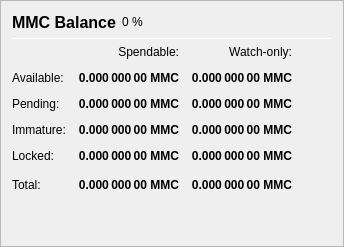
                   <widget class="QFrame" name="frame_Balances">
                    <property name="frameShape">
                     <enum>QFrame::StyledPanel</enum>
                    </property>
                    <property name="frameShadow">
                     <enum>QFrame::Raised</enum>
                    </property>
                    <layout class="QVBoxLayout" name="verticalLayout_4">
                     <item>
                      <layout class="QHBoxLayout" name="horizontalLayout_4">
                       <item>
                        <widget class="QLabel" name="label_5">
                         <property name="minimumSize">
                          <size>
                           <width>0</width>
                           <height>20</height>
                          </size>
                         </property>
                         <property name="font">
                          <font>
                           <pointsize>12</pointsize>
                           <weight>75</weight>
                           <bold>true</bold>
                          </font>
                         </property>
                         <property name="text">
                          <string>MMC Balance</string>
                         </property>
                        </widget>
                       </item>
                       <item>
                        <widget class="QLabel" name="labelMMCPercent">
                         <property name="text">
                          <string notr="true">0 %</string>
                         </property>
                        </widget>
                       </item>
                       <item>
                        <spacer name="horizontalSpacer_3">
                         <property name="orientation">
                          <enum>Qt::Horizontal</enum>
                         </property>
                         <property name="sizeHint" stdset="0">
                          <size>
                           <width>40</width>
                           <height>20</height>
                          </size>
                         </property>
                        </spacer>
                       </item>
                      </layout>
                     </item>
                     <item>
                      <widget class="Line" name="line_Balance">
                       <property name="minimumSize">
                        <size>
                         <width>0</width>
                         <height>1</height>
                        </size>
                       </property>
                       <property name="maximumSize">
                        <size>
                         <width>16777215</width>
                         <height>1</height>
                        </size>
                       </property>
                       <property name="orientation">
                        <enum>Qt::Horizontal</enum>
                       </property>
                      </widget>
                     </item>
                     <item>
                      <layout class="QGridLayout" name="gridLayout">
                       <property name="spacing">
                        <number>12</number>
                       </property>
                       <item row="0" column="1">
                        <widget class="QLabel" name="labelSpendable">
                         <property name="text">
                          <string>Spendable:</string>
                         </property>
                         <property name="alignment">
                          <set>Qt::AlignRight|Qt::AlignTrailing|Qt::AlignVCenter</set>
                         </property>
                        </widget>
                       </item>
                       <item row="0" column="2">
                        <widget class="QLabel" name="labelWatchonly">
                         <property name="text">
                          <string>Watch-only:</string>
                         </property>
                         <property name="alignment">
                          <set>Qt::AlignRight|Qt::AlignTrailing|Qt::AlignVCenter</set>
                         </property>
                        </widget>
                       </item>
                       <item row="1" column="0">
                        <widget class="QLabel" name="labelBalanceText">
                         <property name="text">
                          <string>Available:</string>
                         </property>
                        </widget>
                       </item>
                       <item row="1" column="1">
                        <widget class="QLabel" name="labelBalance">
                         <property name="font">
                          <font>
                           <weight>75</weight>
                           <bold>true</bold>
                          </font>
                         </property>
                         <property name="cursor">
                          <cursorShape>IBeamCursor</cursorShape>
                         </property>
                         <property name="toolTip">
                          <string>Your current spendable balance</string>
                         </property>
                         <property name="text">
                          <string notr="true">0.000 000 00 MMC</string>
                         </property>
                         <property name="alignment">
                          <set>Qt::AlignRight|Qt::AlignTrailing|Qt::AlignVCenter</set>
                         </property>
                         <property name="textInteractionFlags">
                          <set>Qt::LinksAccessibleByMouse|Qt::TextSelectableByKeyboard|Qt::TextSelectableByMouse</set>
                         </property>
                        </widget>
                       </item>
                       <item row="1" column="2">
                        <widget class="QLabel" name="labelWatchAvailable">
                         <property name="font">
                          <font>
                           <weight>75</weight>
                           <bold>true</bold>
                          </font>
                         </property>
                         <property name="cursor">
                          <cursorShape>IBeamCursor</cursorShape>
                         </property>
                         <property name="toolTip">
                          <string>Your current balance in watch-only addresses</string>
                         </property>
                         <property name="text">
                          <string notr="true">0.000 000 00 MMC</string>
                         </property>
                         <property name="alignment">
                          <set>Qt::AlignRight|Qt::AlignTrailing|Qt::AlignVCenter</set>
                         </property>
                         <property name="textInteractionFlags">
                          <set>Qt::LinksAccessibleByMouse|Qt::TextSelectableByKeyboard|Qt::TextSelectableByMouse</set>
                         </property>
                        </widget>
                       </item>
                       <item row="2" column="0">
                        <widget class="QLabel" name="labelPendingText">
                         <property name="text">
                          <string>Pending:</string>
                         </property>
                        </widget>
                       </item>
                       <item row="2" column="1">
                        <widget class="QLabel" name="labelUnconfirmed">
                         <property name="font">
                          <font>
                           <weight>75</weight>
                           <bold>true</bold>
                          </font>
                         </property>
                         <property name="cursor">
                          <cursorShape>IBeamCursor</cursorShape>
                         </property>
                         <property name="toolTip">
                          <string>Total of transactions that have yet to be confirmed, and do not yet count toward the spendable balance</string>
                         </property>
                         <property name="text">
                          <string notr="true">0.000 000 00 MMC</string>
                         </property>
                         <property name="alignment">
                          <set>Qt::AlignRight|Qt::AlignTrailing|Qt::AlignVCenter</set>
                         </property>
                         <property name="textInteractionFlags">
                          <set>Qt::LinksAccessibleByMouse|Qt::TextSelectableByKeyboard|Qt::TextSelectableByMouse</set>
                         </property>
                        </widget>
                       </item>
                       <item row="2" column="2">
                        <widget class="QLabel" name="labelWatchPending">
                         <property name="font">
                          <font>
                           <weight>75</weight>
                           <bold>true</bold>
                          </font>
                         </property>
                         <property name="cursor">
                          <cursorShape>IBeamCursor</cursorShape>
                         </property>
                         <property name="toolTip">
                          <string>Unconfirmed transactions to watch-only addresses</string>
                         </property>
                         <property name="text">
                          <string notr="true">0.000 000 00 MMC</string>
                         </property>
                         <property name="alignment">
                          <set>Qt::AlignRight|Qt::AlignTrailing|Qt::AlignVCenter</set>
                         </property>
                         <property name="textInteractionFlags">
                          <set>Qt::LinksAccessibleByMouse|Qt::TextSelectableByKeyboard|Qt::TextSelectableByMouse</set>
                         </property>
                        </widget>
                       </item>
                       <item row="3" column="0">
                        <widget class="QLabel" name="labelImmatureText">
                         <property name="text">
                          <string>Immature:</string>
                         </property>
                        </widget>
                       </item>
                       <item row="3" column="1">
                        <widget class="QLabel" name="labelImmature">
                         <property name="font">
                          <font>
                           <weight>75</weight>
                           <bold>true</bold>
                          </font>
                         </property>
                         <property name="cursor">
                          <cursorShape>IBeamCursor</cursorShape>
                         </property>
                         <property name="toolTip">
                          <string>Staked or masternode rewards that has not yet matured</string>
                         </property>
                         <property name="text">
                          <string notr="true">0.000 000 00 MMC</string>
                         </property>
                         <property name="alignment">
                          <set>Qt::AlignRight|Qt::AlignTrailing|Qt::AlignVCenter</set>
                         </property>
                         <property name="textInteractionFlags">
                          <set>Qt::LinksAccessibleByMouse|Qt::TextSelectableByKeyboard|Qt::TextSelectableByMouse</set>
                         </property>
                        </widget>
                       </item>
                       <item row="3" column="2">
                        <widget class="QLabel" name="labelWatchImmature">
                         <property name="font">
                          <font>
                           <weight>75</weight>
                           <bold>true</bold>
                          </font>
                         </property>
                         <property name="cursor">
                          <cursorShape>IBeamCursor</cursorShape>
                         </property>
                         <property name="toolTip">
                          <string>Staked or masternode rewards in watch-only addresses that has not yet matured</string>
                         </property>
                         <property name="text">
                          <string notr="true">0.000 000 00 MMC</string>
                         </property>
                         <property name="alignment">
                          <set>Qt::AlignRight|Qt::AlignTrailing|Qt::AlignVCenter</set>
                         </property>
                         <property name="textInteractionFlags">
                          <set>Qt::LinksAccessibleByMouse|Qt::TextSelectableByKeyboard|Qt::TextSelectableByMouse</set>
                         </property>
                        </widget>
                       </item>
                       <item row="4" column="0">
                        <widget class="QLabel" name="labelLockedBalanceText">
                         <property name="toolTip">
                          <string>Locked MMC or Masternode collaterals. These are excluded from zMMC minting.</string>
                         </property>
                         <property name="text">
                          <string>Locked:</string>
                         </property>
                        </widget>
                       </item>
                       <item row="4" column="1">
                        <widget class="QLabel" name="labelLockedBalance">
                         <property name="font">
                          <font>
                           <weight>75</weight>
                           <bold>true</bold>
                          </font>
                         </property>
                         <property name="cursor">
                          <cursorShape>IBeamCursor</cursorShape>
                         </property>
                         <property name="toolTip">
                          <string>Locked MMC or Masternode collaterals. These are excluded from zMMC minting.</string>
                         </property>
                         <property name="text">
                          <string notr="true">0.000 000 00 MMC</string>
                         </property>
                         <property name="alignment">
                          <set>Qt::AlignRight|Qt::AlignTrailing|Qt::AlignVCenter</set>
                         </property>
                         <property name="textInteractionFlags">
                          <set>Qt::LinksAccessibleByMouse|Qt::TextSelectableByKeyboard|Qt::TextSelectableByMouse</set>
                         </property>
                        </widget>
                       </item>
                       <item row="4" column="2">
                        <widget class="QLabel" name="labelWatchLocked">
                         <property name="font">
                          <font>
                           <weight>75</weight>
                           <bold>true</bold>
                          </font>
                         </property>
                         <property name="cursor">
                          <cursorShape>IBeamCursor</cursorShape>
                         </property>
                         <property name="toolTip">
                          <string>Current locked balance in watch-only addresses</string>
                         </property>
                         <property name="text">
                          <string notr="true">0.000 000 00 MMC</string>
                         </property>
                         <property name="alignment">
                          <set>Qt::AlignRight|Qt::AlignTrailing|Qt::AlignVCenter</set>
                         </property>
                         <property name="textInteractionFlags">
                          <set>Qt::LinksAccessibleByMouse|Qt::TextSelectableByKeyboard|Qt::TextSelectableByMouse</set>
                         </property>
                        </widget>
                       </item>
                       <item row="5" column="0">
                        <widget class="QLabel" name="labelTotalText">
                         <property name="toolTip">
                          <string>Your current MessiahMetaCorp balance, unconfirmed and immature transactions included</string>
                         </property>
                         <property name="text">
                          <string>Total:</string>
                         </property>
                        </widget>
                       </item>
                       <item row="5" column="1">
                        <widget class="QLabel" name="labelTotal">
                         <property name="font">
                          <font>
                           <weight>75</weight>
                           <bold>true</bold>
                          </font>
                         </property>
                         <property name="cursor">
                          <cursorShape>IBeamCursor</cursorShape>
                         </property>
                         <property name="toolTip">
                          <string>Your current MessiahMetaCorp balance, unconfirmed and immature transactions included</string>
                         </property>
                         <property name="text">
                          <string notr="true">0.000 000 00 MMC</string>
                         </property>
                         <property name="alignment">
                          <set>Qt::AlignRight|Qt::AlignTrailing|Qt::AlignVCenter</set>
                         </property>
                         <property name="textInteractionFlags">
                          <set>Qt::LinksAccessibleByMouse|Qt::TextSelectableByKeyboard|Qt::TextSelectableByMouse</set>
                         </property>
                        </widget>
                       </item>
                       <item row="5" column="2">
                        <widget class="QLabel" name="labelWatchTotal">
                         <property name="font">
                          <font>
                           <weight>75</weight>
                           <bold>true</bold>
                          </font>
                         </property>
                         <property name="cursor">
                          <cursorShape>IBeamCursor</cursorShape>
                         </property>
                         <property name="toolTip">
                          <string>Current total balance in watch-only addresses</string>
                         </property>
                         <property name="text">
                          <string notr="true">0.000 000 00 MMC</string>
                         </property>
                         <property name="alignment">
                          <set>Qt::AlignRight|Qt::AlignTrailing|Qt::AlignVCenter</set>
                         </property>
                         <property name="textInteractionFlags">
                          <set>Qt::LinksAccessibleByMouse|Qt::TextSelectableByKeyboard|Qt::TextSelectableByMouse</set>
                         </property>
                        </widget>
                       </item>
                       <item row="5" column="3">
                        <spacer name="horizontalSpacer_9">
                         <property name="orientation">
                          <enum>Qt::Horizontal</enum>
                         </property>
                         <property name="sizeHint" stdset="0">
                          <size>
                           <width>40</width>
                           <height>20</height>
                          </size>
                         </property>
                        </spacer>
                       </item>
                      </layout>
                     </item>
                     <item>
                      <spacer name="verticalSpacer_3">
                       <property name="orientation">
                        <enum>Qt::Vertical</enum>
                       </property>
                       <property name="sizeHint" stdset="0">
                        <size>
                         <width>20</width>
                         <height>40</height>
                        </size>
                       </property>
                      </spacer>
                     </item>
                    </layout>
                   </widget>
